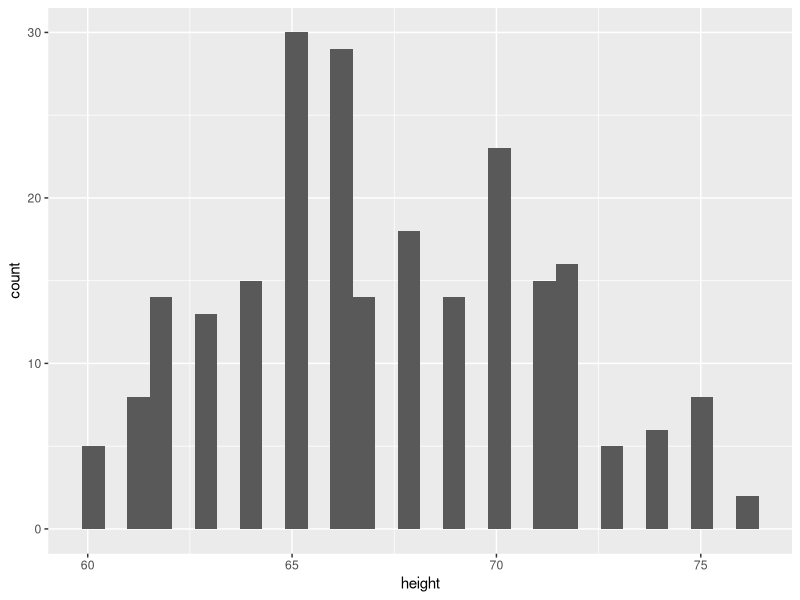
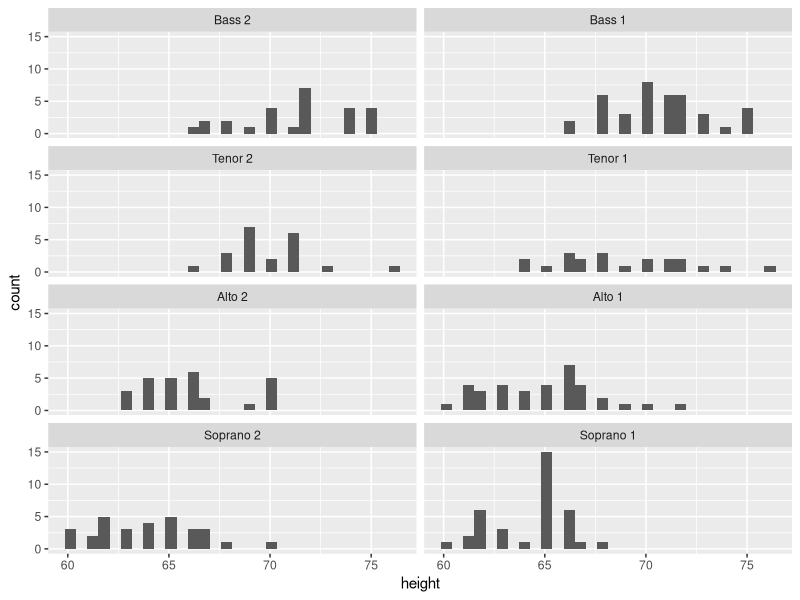
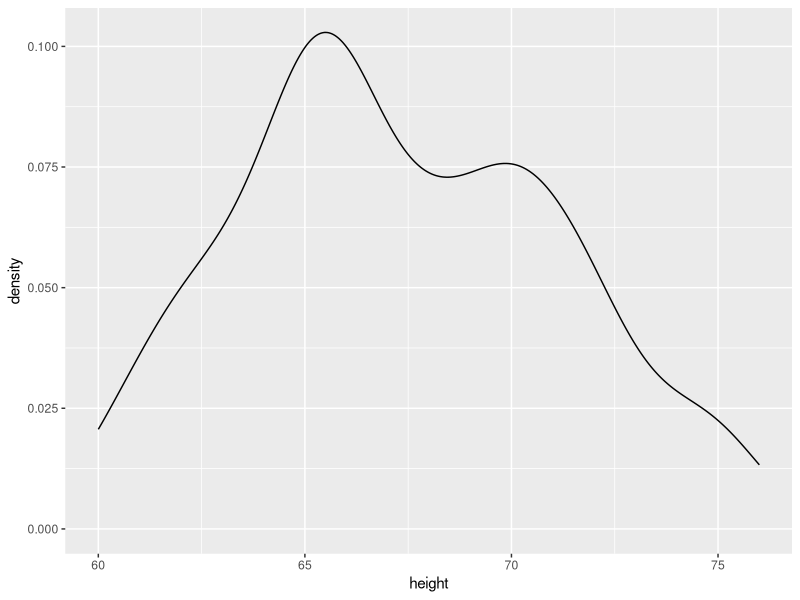
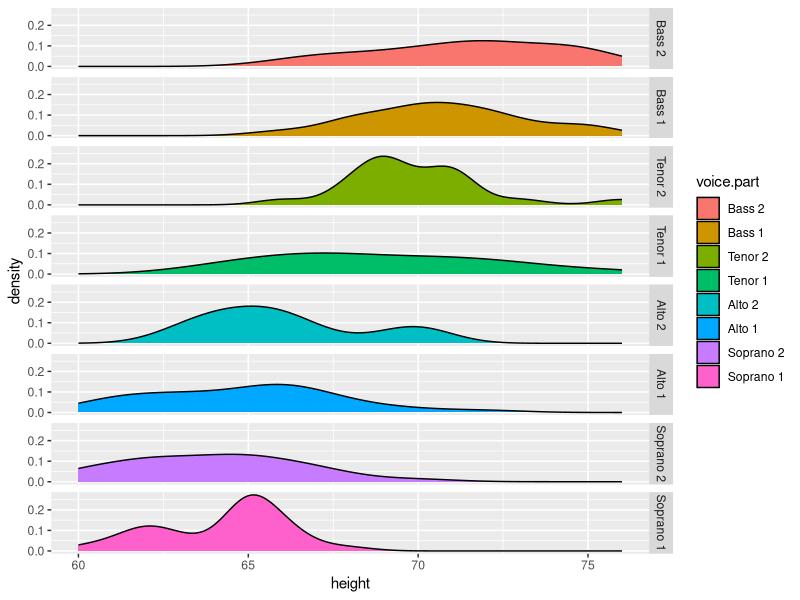
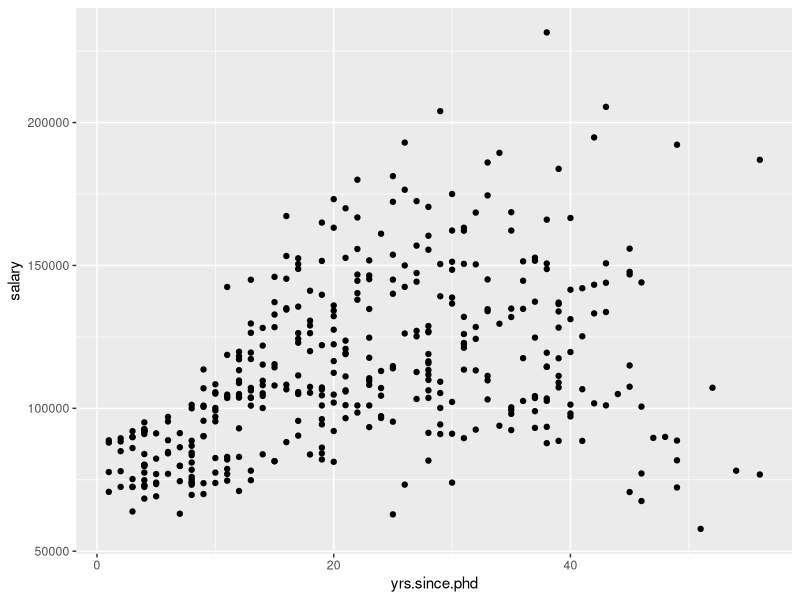
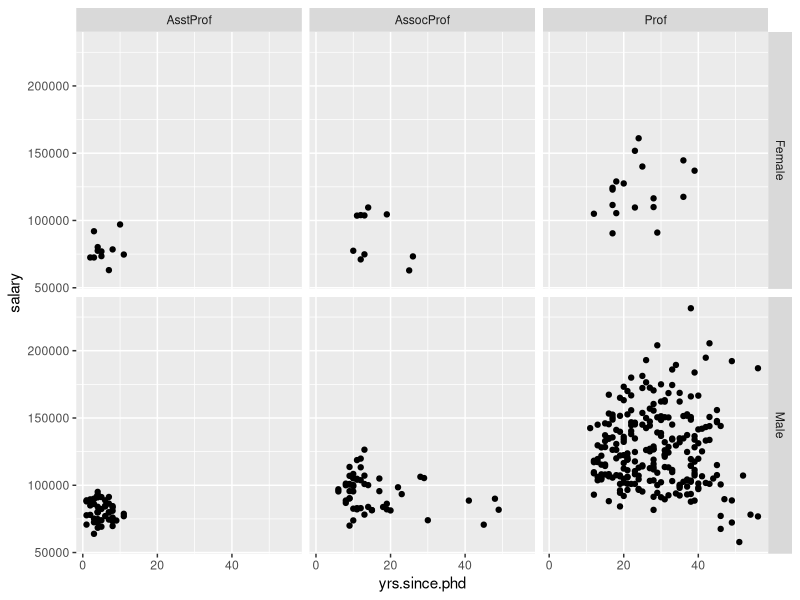
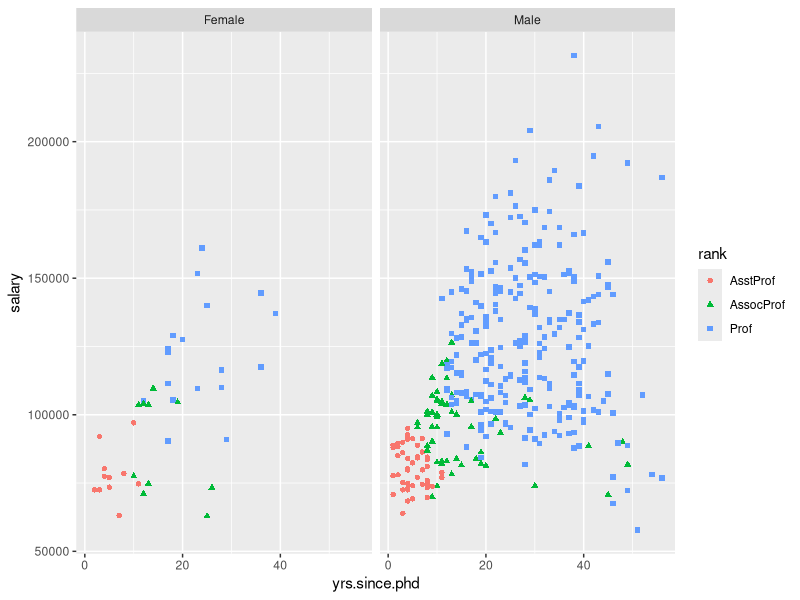
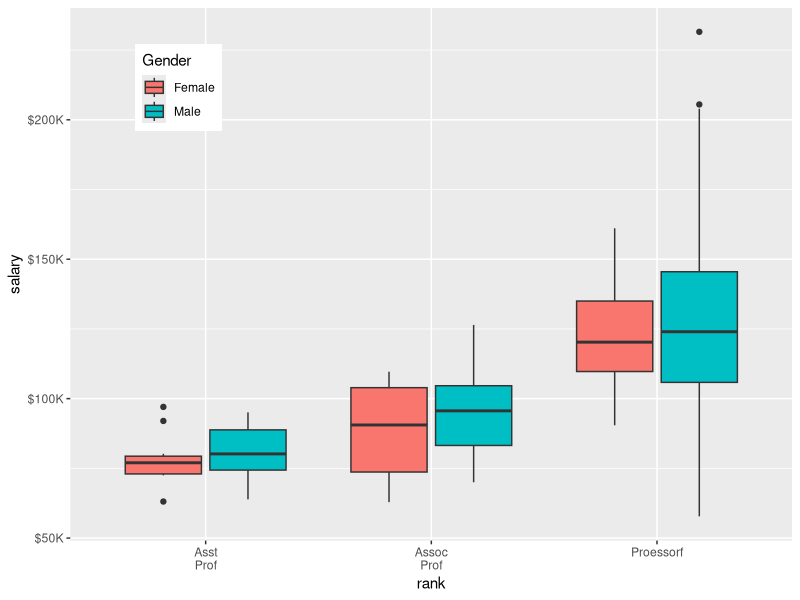

R code for these plots, in order:
# R Graphics  ##################################################################
# 1. ggplot2
#   - gg = grammar of graphics


################################################################################

#install.packages("ggplot2")
library(ggplot2)


# ggplot 집단별  ###############################################################
# - ggplot2::facet_wrap()
# - ggplot2::facet_grid()

#install.packages("lattice")
library(lattice)

head(singer, n=20)
str(singer)

# 전체(기본) - facet_wrap
ggplot2::ggplot(singer,
                aes(x = height)) +
  ggplot2::geom_histogram()


ggplot2::ggplot(singer,
                aes(x = height)) +
  ggplot2::geom_histogram() +
  ggplot2::facet_wrap(~ voice.part, 
                      nrow = 4)



# 전체(기본) - facet_grid
ggplot2::ggplot(singer,
                aes(x = height)) +
  ggplot2::geom_density()


ggplot2::ggplot(singer,
                aes(x = height, fill = voice.part)) +
  ggplot2::geom_density() +
  ggplot2::facet_grid(voice.part ~ .)



#install.packages("car")
library(car)

str(Salaries)

# 전체(기본) - facet_grid
ggplot2::ggplot(Salaries,
                aes(x = yrs.since.phd, y = salary)) +
  ggplot2::geom_point()


ggplot2::ggplot(Salaries,
                aes(x = yrs.since.phd, y = salary)) +
  ggplot2::geom_point() + 
  ggplot2::facet_grid(sex ~ rank)


ggplot2::ggplot(Salaries,
                aes(x = yrs.since.phd, y = salary, color = rank, shape = rank)) +
  ggplot2::geom_point() + 
  ggplot2::facet_grid(. ~ sex)



# ggplot scale  ################################################################

ggplot2::ggplot(Salaries,
                aes(x = rank, y = salary, fill = sex)) +
  ggplot2::geom_boxplot() +
  
  # x축 항목명- 범주형
  ggplot2::scale_x_discrete(breaks = c("AsstProf", "AssocProf", "Prof"),
                            labels = c("Asst\nProf", "Assoc\nProf", "Proessorf")) + 
  
  # y축 항목명 - 연속형
  ggplot2::scale_y_continuous(breaks = c(50000, 100000, 150000, 200000),
                              labels = c("$50K", "$100K", "$150K", "$200K")) +
  
  # 범례 - aes(fill = sex) 연결됨
  # ggplot2::labs(fill = "Gender") 
  ggplot2::scale_fill_discrete(name ="Gender") +
  
  # 범례 위치
  # ggplot2::theme(legend.position = "top")
  # ggplot2::theme(legend.position = "none")
  ggplot2::theme(legend.position = c(0.15, 0.85))
  

ggplot2::ggplot(mtcars,
                aes(x = wt, y = mpg, shape = factor(cyl), color = factor(cyl))) +
  ggplot2::geom_point() + 
  
  # 범례 - aes(shape = factor(cyl), color = factor(cyl)) 연결됨
  #ggplot2::labs(shape = "Cylinder", color = "Cylinder")
  
  ggplot2::scale_shape_discrete(name = "Cylinder") +
  ggplot2::scale_color_discrete(name = "Cylinder")



ggplot2::ggplot(mtcars,
                aes(x = wt, y = mpg, size = disp)) + 
  ggplot2::geom_point(shape = 21, color = "black", fill = "wheat") +
  
  # 범례 - aes(size = disp) 연결됨
  # ggplot2::labs(size = "Engine\nDisplacement")
  
  ggplot2::scale_size_continuous(name = "Engine\nDisplacement") 
  
  

ggplot2::ggplot(Salaries,
                aes(x = rank, fill = sex)) +
  ggplot2::geom_bar() + 

  # 색상 - 범주형
  ggplot2::scale_fill_manual(values = c("tomato", "cornflowerblue"))
  
  
  
ggplot2::ggplot(Salaries,
                aes(x = yrs.since.phd, y = salary, color = rank)) +
  ggplot2::geom_point(size = 2) +
    
  # 색상 - 범주형
  ggplot2::scale_color_manual(values = c("orange", "violetred", "steelblue"))


ggplot2::ggplot(Salaries,
                aes(x = yrs.since.phd, y = salary, color = rank)) +
  ggplot2::geom_point(size = 2) +
  
  # 색상(palette 사용) - 범주형
  ggplot2::scale_color_brewer(palette = "Accent") 

#-------------------------------------------------------------------------------
?RColorBrewer # {RColorBrewer} ColorBrewer palettes

# Accent	8
# Dark2	  8
# Paired	12
# Pastel1	9
# Pastel2	8
# Set1	  9
# Set2	  8
# Set3	  12
#-------------------------------------------------------------------------------

ggplot2::ggplot(mtcars,
                aes(x = wt, y = mpg, color = disp)) + 
  ggplot2::geom_point() + 

  # 색상 - 연속형
  scale_color_gradient2()


ggplot2::ggplot(Salaries,
                aes(x = yrs.since.phd, y = salary, color = rank, shape = rank)) +
  ggplot2::geom_point(size = 2) + 
  
  # 모양 순서 aes(shape = rank) 연결됨
  ggplot2::scale_shape_manual(values=c(15, 17, 19))





# ggplot 테마  #################################################################


ggplot2::ggplot(Salaries,
                aes(x = yrs.since.phd, y = salary, color = rank, shape = rank)) +
  ggplot2::geom_point() +
  
  # 그룹
  ggplot2::facet_grid(. ~ sex) +

  # 테마(기본)
  # ggplot2::theme_gray()
  
  ggplot2::theme_classic()

#-------------------------------------------------------------------------------
?theme_gray # {ggplot2} Complete themes

# theme_gray
# theme_bw
# theme_linedraw
# theme_light
# theme_dark
# theme_minimal
# theme_classic
# theme_void
# theme_test
#-------------------------------------------------------------------------------



# theme() 함수 - 사용자 정의


ggplot2::ggplot(Salaries,
                aes(x = rank, y = salary, fill = sex)) +
  ggplot2::geom_boxplot()

?theme














